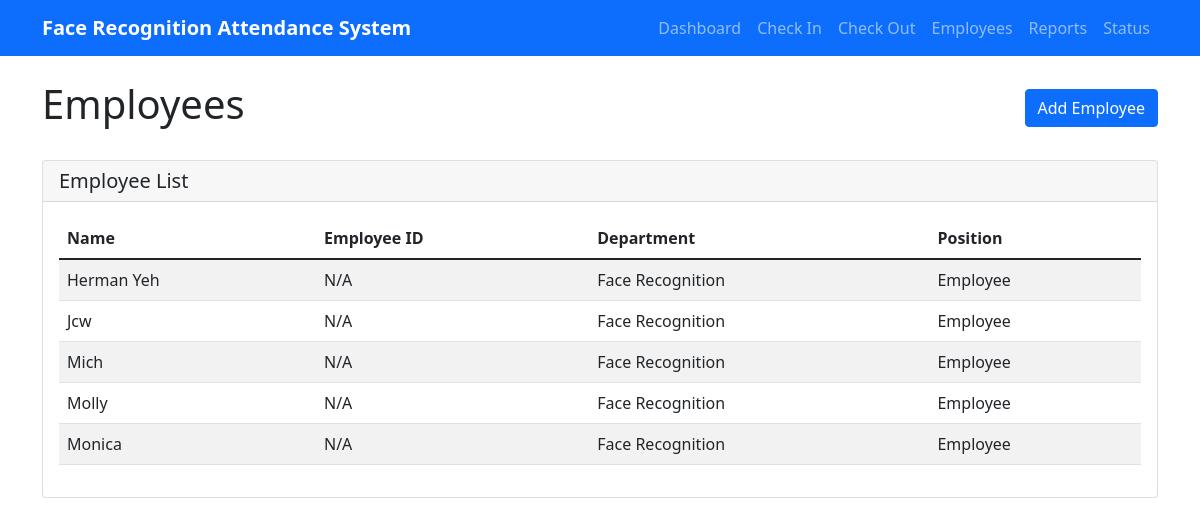
Page /employees on the earlier database version.
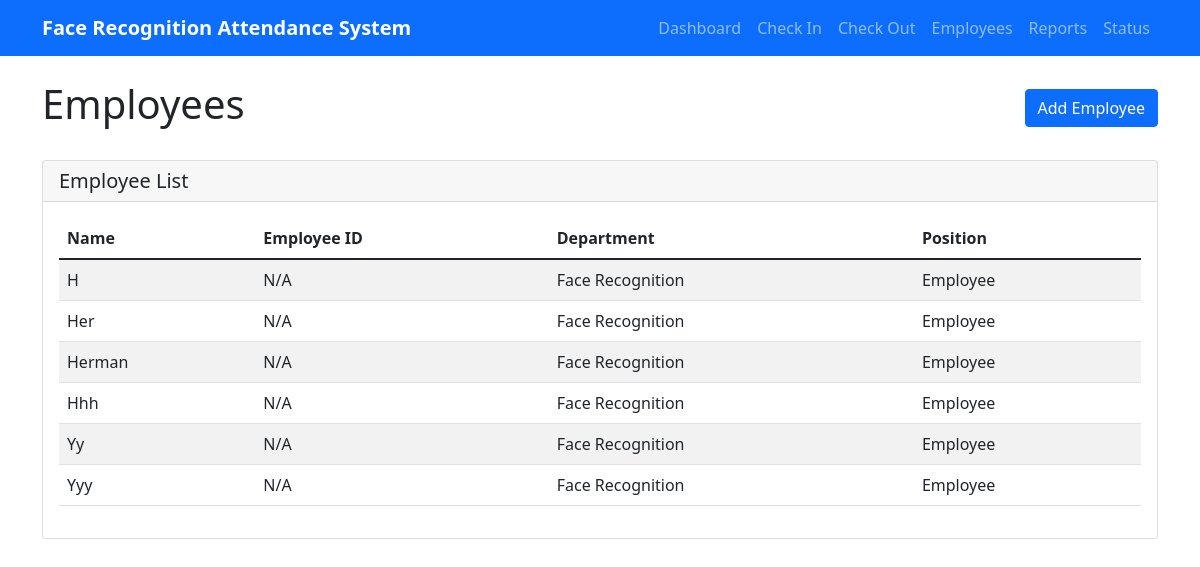
Same page on the later database version.
### tables this page shows
CREATE TABLE employees (
                    id INTEGER PRIMARY KEY AUTOINCREMENT,
                    name TEXT UNIQUE NOT NULL,
                    employee_id TEXT UNIQUE,
                    department TEXT,
                    position TEXT,
                    is_active BOOLEAN DEFAULT 1,
                    created_at TIMESTAMP DEFAULT CURRENT_TIMESTAMP
                );

### attendance_web_server.py (the view)
@app.route('/employees')
def employees():
    db = get_db()
    employees = db.get_employees()
    return render_template('employees.html', employees=employees)

### attendance_database.py (called while the page is built)
    def get_employees(self) -> List[Dict]:
        if self.conn is None or self.cursor is None:
            print("Database not initialized")
            return []
        try:
            self.cursor.execute('''
                SELECT id, name, employee_id, department, position
                FROM employees
                WHERE is_active = 1
                ORDER BY name
            ''')
            employees = []
            for row in self.cursor.fetchall():
                employees.append({
                    'id': row[0],
                    'name': row[1],
                    'employee_id': row[2],
                    'department': row[3],
                    'position': row[4]
                })
            return employees
        except Exception as e:
            print(f"Error getting employees: {e}")
            return []

### attendance_web_server.py (called while the page is built)
def get_db():
    global db
    if db is None:
        db = AttendanceDatabase()
    return db

### templates/employees.html (shortened to what this page needs)
{% extends "base.html" %}
{% block content %}
<div class="d-flex justify-content-between align-items-center mb-4">
    <h1>Employees</h1>
    <a href="/add_employee" class="btn btn-primary">Add Employee</a>
</div>
<div class="card">
    <div class="card-header">
        <h5 class="card-title mb-0">Employee List</h5>
    </div>
    <div class="card-body">
        {% if employees %}
            <div class="table-responsive">
                <table class="table table-striped">
                    <thead>
                        <tr>
                            <th>Name</th>
                            <th>Employee ID</th>
                            <th>Department</th>
                            <th>Position</th>
                        </tr>
                    </thead>
                    <tbody>
                        {% for emp in employees %}
                        <tr>
                            <td>{{ emp.name }}</td>
                            <td>{{ emp.employee_id or 'N/A' }}</td>
                            <td>{{ emp.department or 'N/A' }}</td>
                            <td>{{ emp.position or 'N/A' }}</td>
                        </tr>
                        {% endfor %}
                    </tbody>
                </table>
            </div>
        {% else %}
            <p>No employees found.</p>
        {% endif %}
    </div>
</div>
{% endblock %}

Differences in the rows shown:
removed employees: name "Herman Yeh", employee_id "N/A", department "Face Recognition", position "Employee"
removed employees: name "Jcw", employee_id "N/A", department "Face Recognition", position "Employee"
removed employees: name "Mich", employee_id "N/A", department "Face Recognition", position "Employee"
removed employees: name "Molly", employee_id "N/A", department "Face Recognition", position "Employee"
removed employees: name "Monica", employee_id "N/A", department "Face Recognition", position "Employee"
added employees: name "H", employee_id "N/A", department "Face Recognition", position "Employee"
added employees: name "Her", employee_id "N/A", department "Face Recognition", position "Employee"
added employees: name "Herman", employee_id "N/A", department "Face Recognition", position "Employee"
added employees: name "Hhh", employee_id "N/A", department "Face Recognition", position "Employee"
added employees: name "Yy", employee_id "N/A", department "Face Recognition", position "Employee"
added employees: name "Yyy", employee_id "N/A", department "Face Recognition", position "Employee"
